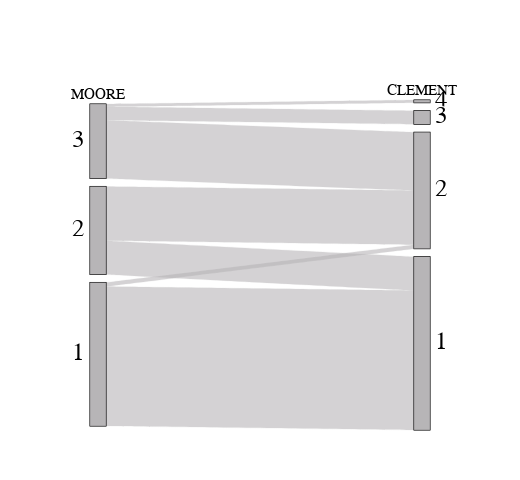

The notebook cell this image was saved under:
### Code cell
colorlist = px.colors.qualitative.Vivid

fig = go.Figure(go.Parcats(
    dimensions=[
        {"categoryorder" : "category ascending"  }, 
        {'label': 'MOORE', 'values':  list ( df ["Moore"] ) },
        {'label': 'CLEMENT', 'values': list ( df ["CLEMENT"] ) } 
        ],
    line = dict (
        color = "#b7b5b7"
    ),
    labelfont =  dict ( color = "black", size = 15, family = "Arial"),
    tickfont =  dict ( color = "black", size = 25, family = "Arial")
))
fig.update_traces(dimensions=[{"categoryorder": "category descending"} for _ in a])
fig.update_layout(
    plot_bgcolor = 'white',
    paper_bgcolor = 'white',
    legend = {"title_font_color" : "green"},height = 480, width = 520, 
    margin = {"l" : 50, "r" : 50, "b" : 50, "t" : 100} ,showlegend = True
)
fig.show()
plotly.io.write_image(fig, output_dir + '/plotly_CLEMENT.pdf', format='pdf', engine= 'auto')
# fig.write_image(fig,format='pdf',engine='kaleido')

### Figure 1 — Plotly figure (JSON) as saved in the notebook; plotly's stock layout.template omitted (floating-point values rounded to 4 significant figures; data arrays with more than 128 entries replaced by an {"elided": "..."} marker saying what was removed)
{"data": [{"dimensions": [{"categoryorder": "category descending"}, {"categoryorder": "category descending", "label": "MOORE", "values": {"elided": "226 int values"}}, {"categoryorder": "category descending", "label": "CLEMENT", "values": {"elided": "226 int values"}}, {"categoryorder": "category descending"}, {"categoryorder": "category descending"}], "labelfont": {"color": "black", "family": "Arial", "size": 15}, "line": {"color": "#b7b5b7"}, "tickfont": {"color": "black", "family": "Arial", "size": 25}, "type": "parcats"}], "layout": {"height": 480, "legend": {"title": {"font": {"color": "green"}}}, "margin": {"b": 50, "l": 50, "r": 50, "t": 100}, "paper_bgcolor": "white", "plot_bgcolor": "white", "showlegend": true, "width": 520}}
